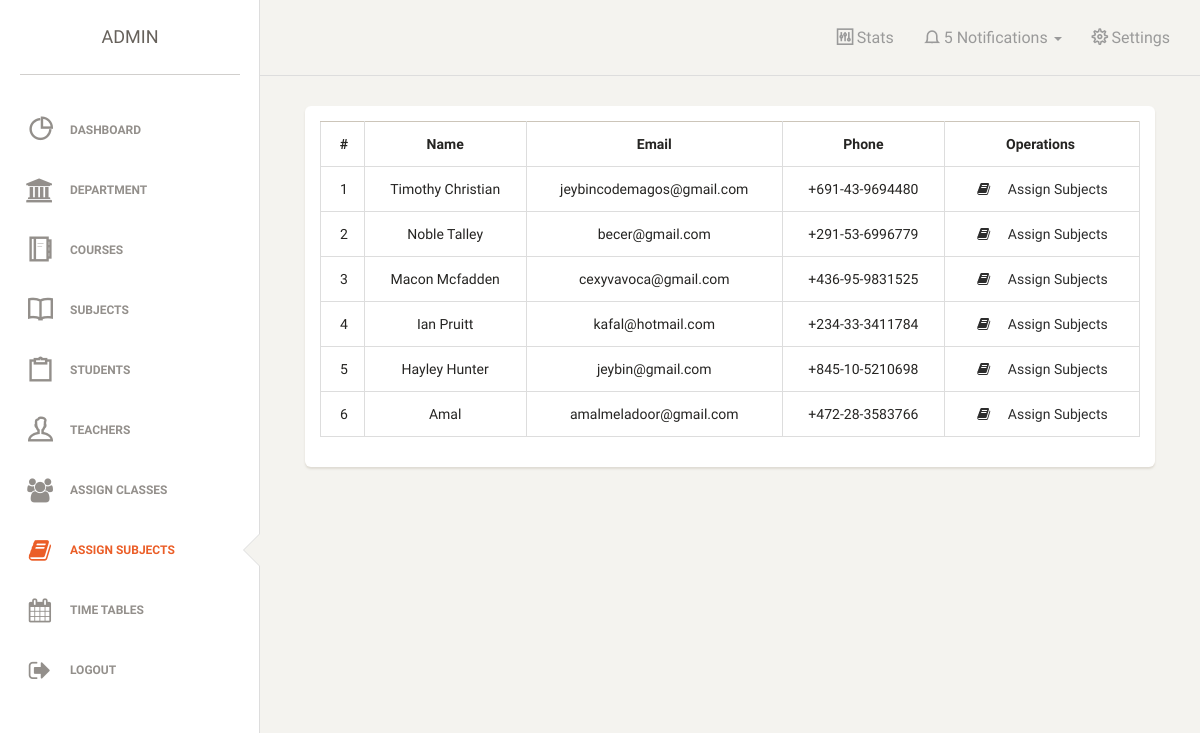
Screenshot of /admin/subjectassign.php (signed in) with the database file from the repository.
### tables this page shows
CREATE TABLE IF NOT EXISTS `teachers` (
  `id` int(11) NOT NULL AUTO_INCREMENT,
  `name` text NOT NULL,
  `phone` text NOT NULL,
  `mail` text NOT NULL,
  `password` text NOT NULL,
  `image` text NOT NULL,
  `mailverification` text NOT NULL,
  PRIMARY KEY (`id`)
);

### libs/Functions.php (called while the page is built, shortened)
<?php
require_once ('DbConnection.php');
class Functions extends DbConnection {
	public function changeToNewPassword($loginid,$table,$email,$mailverification) { ?>
		<?php }
public function getAllTeachers($order='ASC') {
	$query = "SELECT * FROM teachers ORDER BY name $order";
	$output = $this->getData($query);
	return $output;
}
} ?>

### libs/DbConnection.php (called while the page is built, shortened)
<?php
class DbConnection {
    private $_host = "localhost";
    private $_username = "root";
    private $_password = "";
    private $_database = "pro_college";
    public $connection;
    function __construct() {
        $this->connection = new mysqli($this->_host, $this->_username, $this->_password, $this->_database);
    }
    public function getData($query) {
        $result = $this->connection->query($query) or die(mysqli_error($this->connection));
        return mysqli_fetch_all($result, MYSQLI_ASSOC);
    }
}

### admin/subjectassign.php (the view, shortened to what this page needs)
<?php
include './includes/header.php';
$allteachers = $functions->getAllTeachers('DESC');
?>
<div class="col-lg-12">
		<div class="card">
				<div class="content">
						<table class="table table-bordered text-center">
							<tr style="font-weight:600">
								<td>#</td>
								<td>Name</td>
								<td>Email</td>
								<td>Phone</td>
								<td>Operations</td>
							</tr>
						<?php
							$slno = 1;
						foreach ($allteachers as $teachers) {
								$teacherid = $teachers['id'];
								$teachername = $teachers['name'];
								$teacherphone = $teachers['phone'];
								$teachermail = $teachers['mail'];
							?>
					  <tr>
							 <td><?=$slno++?></td>
							 <td><?=$teachername?></td>
							 <td><?=$teachermail?></td>
							 <td><?=$teacherphone?></td>
							 <td>
								<a href="assignsubjecttoteacher.php?id=<?=$teacherid?>" style="color:#2d2d2d">
									 <i class="fa fa-book"></i>
										Assign Subjects
									</td>
					<?php } ?>
						</tr>
						</table>
				</div>
		</div>
	</div>
</div>
<?php include './includes/footer.php'; ?>

### assets/css/custom.css (style rules this page uses)
.fa { cursor: pointer; transition: 0.2s ease-in-out; }

### rows the page displays
teachers: name "Timothy Christian", mail "jeybincodemagos@gmail.com", phone "+691-43-9694480"
teachers: name "Noble Talley", mail "becer@gmail.com", phone "+291-53-6996779"
teachers: name "Macon Mcfadden", mail "cexyvavoca@gmail.com", phone "+436-95-9831525"
teachers: name "Ian Pruitt", mail "kafal@hotmail.com", phone "+234-33-3411784"
teachers: name "Hayley Hunter", mail "jeybin@gmail.com", phone "+845-10-5210698"
teachers: name "Amal", mail "amalmeladoor@gmail.com", phone "+472-28-3583766"
